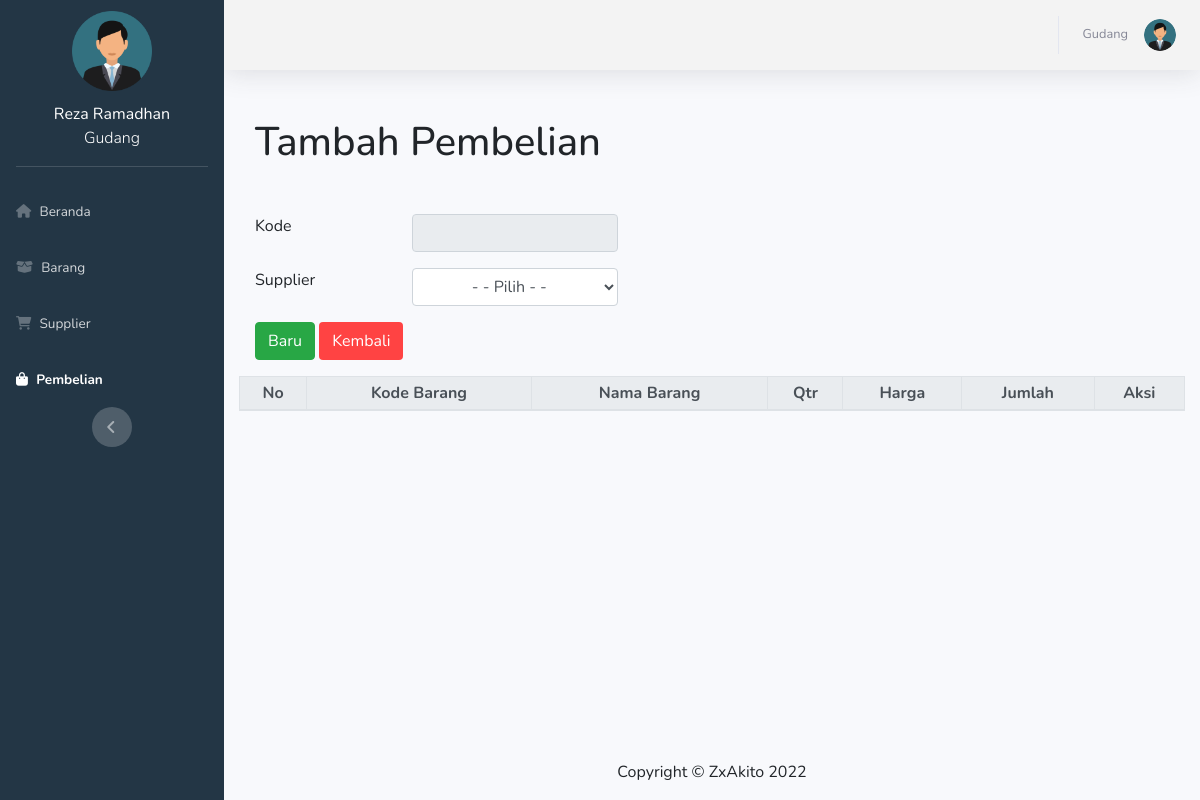
The app's page /index.php?page=gudang/tambah_pembelian (signed in) with its own data.
### tables this page shows
CREATE TABLE `user` (
  `id_user` int(50) NOT NULL AUTO_INCREMENT,
  `Nama` varchar(30) DEFAULT NULL,
  `Username` varchar(15) DEFAULT NULL,
  `Password` varchar(50) DEFAULT NULL,
  `Level` enum('pemilik','gudang','kasir') DEFAULT NULL,
  PRIMARY KEY (`id_user`)
);

### app/routing.php (called while the page is built)
<?php
    $page = $_GET['page'];
        if ($_SESSION['Id']=="") {
            include("pages/login.php");
        } else {
            if (!file_exists("pages/$page.php")) {
                header("location:index.php?page=beranda");
            }else{
                include("pages/$page.php");
            }
        }
        include("template/$template.php");
?>

### index.php (called while the page is built, shortened)
<?php
    include ("app/db.php");
    include ("app/function.php");
    include ("app/routing.php");
?>

### app/function.php (called while the page is built, shortened)
<?php
    function Pengguna($kunci)
    {
        global $koneksi;
        $Query=mysqli_query($koneksi,"SELECT * FROM user WHERE id_user='$kunci'");
        return mysqli_fetch_assoc($Query);
    }
?>

### pages/gudang/tambah_pembelian.php (the view, shortened to what this page needs)
<?php
    $id=$_GET['id'];
    $a1=$_POST['a1'];
    $a2=$_POST['a2'];
    $qbarang=AmbilDataAll("barang","");
    foreach ($qbarang as $arbarang)
    {
        $listbarang.="
            <option value='{$arbarang['id_barang']}'> {$arbarang['nama']} </option>
        ";
    }
    $qsup = AmbilDataAll ("supplier","");
    foreach ($qsup as $arsup)
    {
        if ($a2==$arsup['id_supplier'])
        {
            $listsup.="
                <option value='{$arsup['id_supplier']}' selected> {$arsup['nama']} </option>
            ";
        }
        else {
            $listsup.="
                <option value='{$arsup['id_supplier']}'> {$arsup['nama']} </option>
            ";
        }
    }
    if($id!="")
    {
            $TTambahan="
                <input type='submit' name='tombol' value='Tambah' class='btn btn-primary btn-md'>
                <input type='submit' name='tombol' value='Selesai' class='btn btn-success btn-md'>
            ";
            $FTambahan="
                <div class='row'>
                    <div class='col-md-2'>Barang</div>
                    <div class='col-md-4'>
                        <select class='form-control' name='a3'>
                            <option selected class='text-center'>- - Pilih - -</option>
                                $listbarang
                        </select>
                    </div>
                </div>
                <div class='row mt-3'>
                    <div class='col-md-2'>Harga</div>
                    <div class='col-md-3'>
                        <div class='input-group'>
                            <div class='input-group-prepend'>
                                <span class='input-group-text' id='basic-addon1'>Rp</span>
                            </div>
                            <input type='text' class='form-control' name='a4'>
                        </div>
                    </div>
                </div>
                <div class='row mt-3 mb-5'>
                    <div class='col-md-2'>Jumlah</div>
                    <div class='col-md-2'>
                    <div class='input-group'>
                        <input type='text' class='form-control' name='a5'>
                    </div>
                    </div>
                </div>
            ";
        $disabled="disabled";
    }
    else
    {
        $TTambahan="
            <input type='submit' name='tombol' value='Baru' class='btn btn-success btn-md'>
        ";
    }
    $konten = "
        <div class='container mt-5'>
            <form method='post' autocomplete='off' class='ml-3 mr-3'>
                <h1 class='mb-5'>Tambah Pembelian</h1>
                <div class='form-group'>
                    <div class='row'>
                        <div class='col-md-2'>Kode</div>
                        <div class='col-md-3'>
                            <input type='text' class='form-control' name='a1' value='$a1' readonly>
                        </div>
                    </div>
                    <div class='row mt-3'>
                        <div class='col-md-2'>Supplier</div>
                        <div class='col-md-3'>
                        <select class='form-control mb-3' name='a2' $disabled>
                            <option selected class='text-center'>- - Pilih - -</option>
                                $listsup
                        </select>
                        </div>
                    </div>
                    <div class'button'>
                        $FTambahan
                        $TTambahan
                        <a href='?page=gudang/pembelian' type='submit' class='btn btn-batal'>Kembali</a>
                    </div>
                </div>
            </form>
            <table class='table table-sm table-bordered mt-3'>
                <thead class='thead-light'>
                    <tr class='text-center'>
                        <th scope='col'>No</th>
                        <th scope='col'>Kode Barang</th>
                        <th scope='col'>Nama Barang</th>
                        <th scope='col'>Qtr</th>
                        <th scope='col'>Harga</th>
                        <th scope='col'>Jumlah</th>
                        <th scope='col'>Aksi</th>
                    </tr>
                </thead>
                <tbody>
                    $data
                </tbody>
            </table>
        </div>
    ";
?>

### template/sidebar.php (shortened to what this page needs)
<?php
    switch($_SESSION['JenisLog'])
    {
        case "gudang":
            include("./template/menu_gudang.php");
        break;
    }
    $sidebar="
        <ul class='navbar-nav bg-darkblue sidebar sidebar-dark accordion' id='accordionSidebar'>
            <a class='sidebar-brand d-flex align-items-center justify-content-center mt-3' href='index.php'>
                <img src='../assets/img/user.png' alt='' width='80' height='80'><br><br>
            </a>
            <div class='mt-3 text-center text-white text-capitalize'>
            ".Pengguna($_SESSION['Id'])['Nama']."<br>
                <p class='font-weight-light'>".Pengguna($_SESSION['Id'])['Level']."</p>
            </div>
            <hr class='sidebar-divider'>
                $menusidebar
            <div class='text-center d-none d-md-inline'>
                <button class='rounded-circle border-0' id='sidebarToggle'></button>
            </div>
        </ul>
    ";
?>

### template/topbar.php
<?php
    $topbar = "
    <nav class='navbar navbar-expand navbar-light bg-grey topbar mb-4 static-top shadow'>
        <button id='sidebarToggleTop' class='btn btn-link d-md-none rounded-circle mr-3'>
            <i class='fa fa-bars'></i>
        </button>
        <ul class='navbar-nav ml-auto'>
            <div class='topbar-divider d-none d-sm-block'></div>
            <li class='nav-item dropdown no-arrow'>
                <a class='nav-link dropdown-toggle' href='#' id='userDropdown' role='button'
                    data-toggle='dropdown' aria-haspopup='true' aria-expanded='false'>
                    <span class='mr-3 d-none d-lg-inline text-gray-600 small'>".Pengguna($_SESSION['Id'])['Username']."</span>
                    <img class='img-profile rounded-circle'
                        src='./assets/img/user.png'>
                </a>
                <div class='dropdown-menu dropdown-menu-right shadow animated--grow-in'
                    aria-labelledby='userDropdown'>
                    <a class='dropdown-item' href='?page=logout'>
                        <i class='fas fa-sign-out-alt fa-sm fa-fw mr-2 text-gray-400'></i>
                        Logout
                    </a>
                </div>
            </li>
        </ul>
    </nav>
    ";
?>

### records on screen
user: Nama "Reza Ramadhan", Level "Gudang", Username "Gudang"
